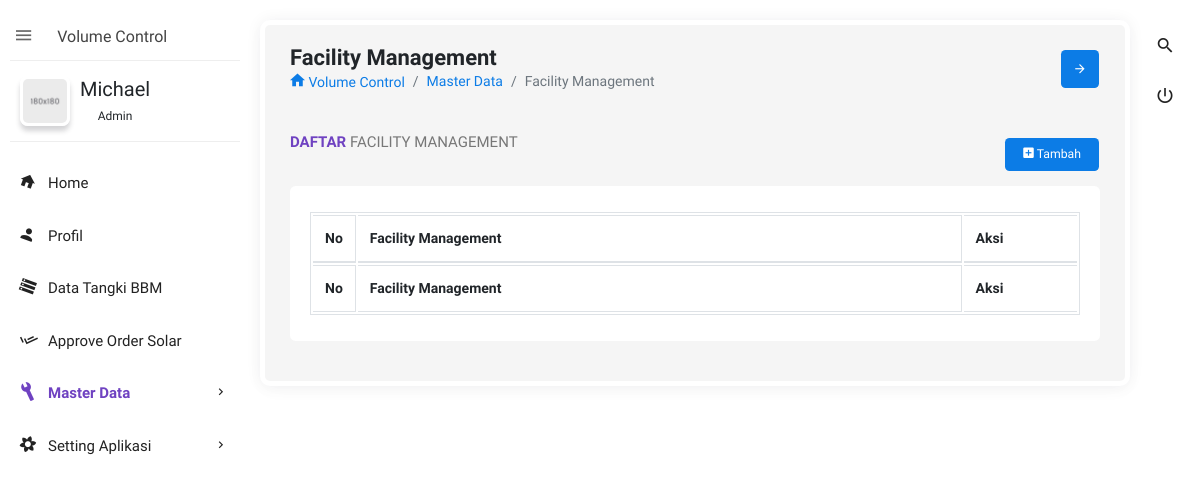
The app's page /Apps/MasterData/FacilityManagement, older data.
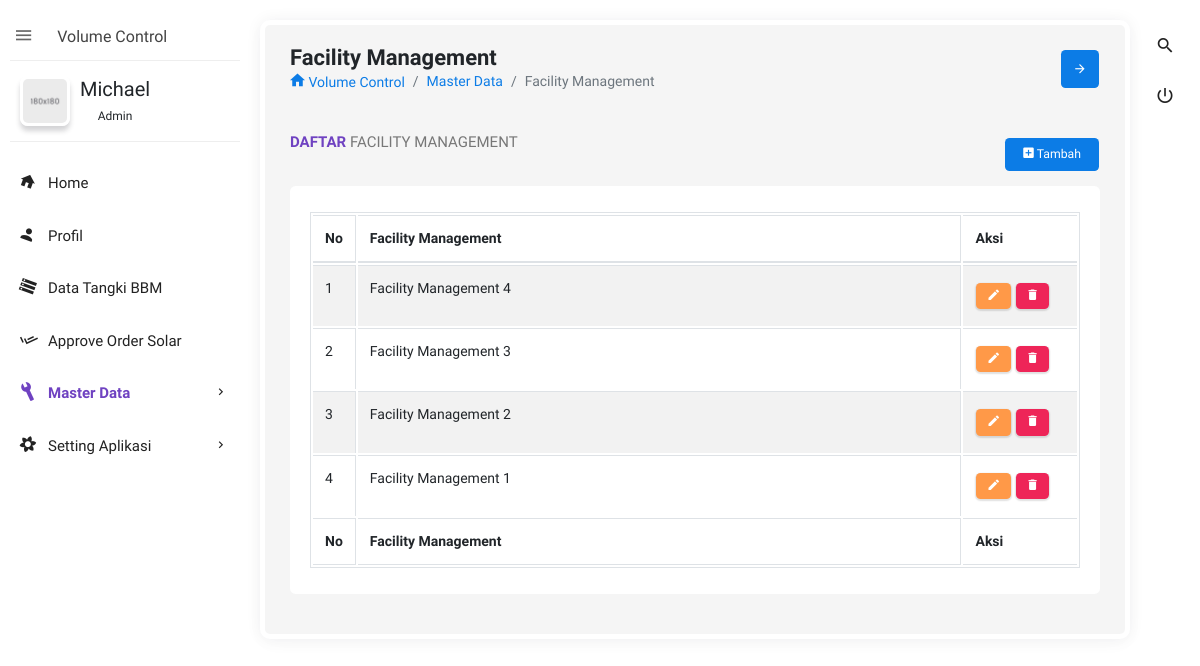
The same page, newer data.
### tables this page shows
CREATE TABLE `facility_management`  (
  `id` int NOT NULL AUTO_INCREMENT,
  `facility_management` varchar(50) NULL DEFAULT NULL,
  `created` datetime NULL DEFAULT NULL,
  `updated` datetime NULL DEFAULT NULL ON UPDATE CURRENT_TIMESTAMP,
  PRIMARY KEY (`id`) USING BTREE
);

### Apps/application/controllers/MasterData/FacilityManagement.php (called while the page is built, shortened)
<?php
class FacilityManagement extends CI_Controller {
    function __construct(){
        $this->load->model('MasterData_m/FacilityManagement_m');
    }
    function index()
    {
        $this->list();
    }
	function list()
	{
        $system = array();
		$system['dataView'] = array();
        $system['dataView']['menu'] = 5;
        $system['dataView']['submenu'] = 2;
        $system['dataView']['titlePage'] = 'Facility Management';
        $system['dataView']['breadcrumb'] = array(
            'Volume Control',
            'Master Data',
            'Facility Management',
        );
        $system['dataView']['urlBreadcrumb'] = array(
            site_url('Home'),
        );
        $system['dataView']['subTitlePage'] = array(
            'Daftar',
            'Facility Management',
        );
        $system['dataView']['urlList'] = site_url('MasterData/FacilityManagement/list');
        $system['dataView']['urlForm'] = site_url('MasterData/FacilityManagement/form');
        $system['dataView']['urlDelete'] = site_url('MasterData/FacilityManagement/delete');
        $system['dataList'] = $this->FacilityManagement_m->getData()->result();
		$this->load->view('masterData_v/facilityManagement_v/list_v', $system);
	}
}

### Apps/index.php (called while the page is built, shortened)
<?php
require_once BASEPATH.'core/CodeIgniter.php';

### Apps/application/models/MasterData_m/FacilityManagement_m.php (called while the page is built, shortened)
<?php
class FacilityManagement_m extends CI_Model {
	function getData($id="")
	{
		$this->db->order_by('updated', 'DESC');
        $query = $this->db->get('facility_management');
        return $query;
	}
}

### Apps/application/views/masterData_v/facilityManagement_v/list_v.php (the view, shortened to what this page needs)
<section class="content" id="main-content">
    <div class="body_scroll">
        <div class="container-fluid">
            <div class="row clearfix">
                <div class="col-lg-12">
                    <div class="card">
                        <div class="header">
                            <div class="row">
                                <div class="col-lg-10">
                                    <h2><strong><?=$dataView['subTitlePage'][0]?></strong> <?=$dataView['subTitlePage'][1]?> </h2>
                                </div>
                                <div class="col-lg-2" align="right">
                                    <button type="button" class="btn btn-primary" id="create-btn"><i class="zmdi zmdi-plus-square"></i> Tambah</button>
                                </div>
                            </div>
                        </div>
                        <div class="body">
                            <div class="table-responsive">
                                <?=form_open($dataView['urlList'], 'id="formList"');?>
                                    <table class="table table-bordered table-striped table-hover js-basic-example dataTable">
                                        <thead>
                                            <tr>
                                                <th width="5%">No</th>
                                                <th width="80%">Facility Management</th>
                                                <th width="15%">Aksi</th>
                                            </tr>
                                        </thead>
                                        <tfoot>
                                            <tr>
                                                <th width="5%">No</th>
                                                <th width="80%">Facility Management</th>
                                                <th width="15%">Aksi</th>
                                            </tr>
                                        </tfoot>
                                        <tbody>
                                            <?php $no=1;?>
                                            <?php foreach ($dataList as $key => $value) : ?>
                                                <tr>
                                                    <td data-title="No"><?=$no++;?></td>
                                                    <td data-title="Facility Management"><?=($value->facility_management&&$value->facility_management!=""?$value->facility_management:"-");?></td>
                                                    <td data-title="Aksi">
                                                        <a href="javascript:void(0);" class="btn btn-warning waves-effect waves-float btn-sm waves-green update-btn" rel="<?=$value->id;?>"><i class="zmdi zmdi-edit"></i></a>
                                                        <a href="javascript:void(0);" class="btn btn-danger waves-effect waves-float btn-sm waves-red delete-btn" rel="<?=$value->id;?>"><i class="zmdi zmdi-delete"></i></a>
                                                    </td>
                                                </tr>
                                            <?php endforeach;?>
                                        </tbody>
                                    </table>
                                <?=form_close()?>
                            </div>
                        </div>
                    </div>
                </div>
            </div>
        </div>
    </div>
</section>

Row changes from the older to the newer data that the page shows:
added facility_management: facility_management "Facility Management 4"
added facility_management: facility_management "Facility Management 3"
added facility_management: facility_management "Facility Management 2"
added facility_management: facility_management "Facility Management 1"
